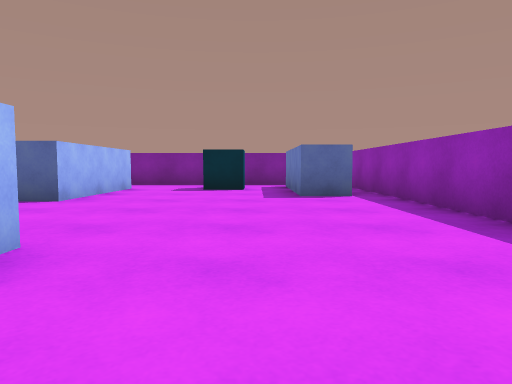
view 1 (above)

16 first-person views from a walk through a scene from a Unity 3-D project. The camera is 0.58 m above the floor, tilts 4° down and sees 70° across. The floor is counted in squares, 1 m on a side. Each view is taken from the middle of a square. On the plan, view 1 faces up. The plan holds only what a view shows up to about 10 squares ahead; the rest is blank. The player is left out.

view 2
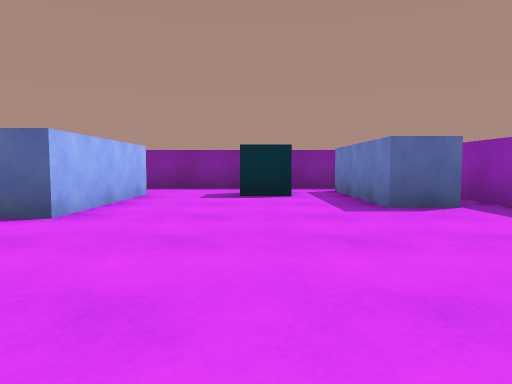

view 3
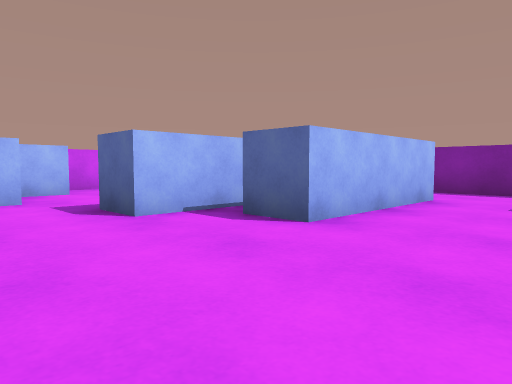

view 4
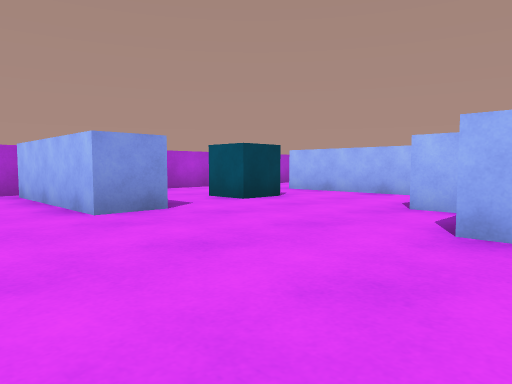

view 5
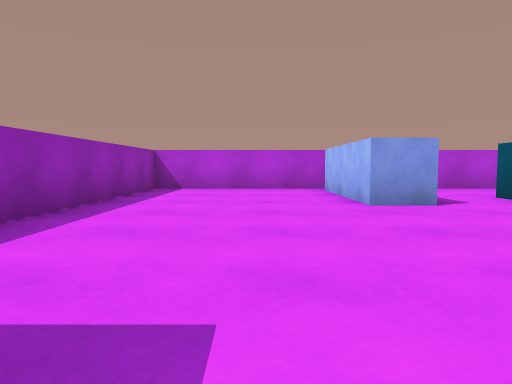

view 6
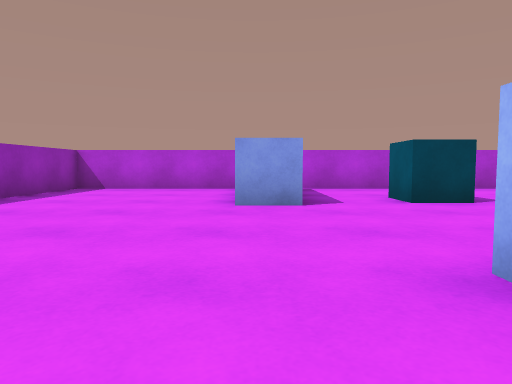

view 7
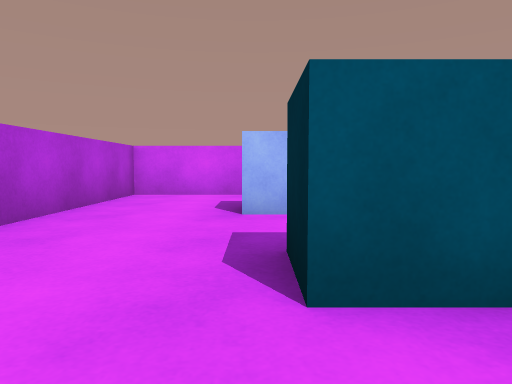

view 8
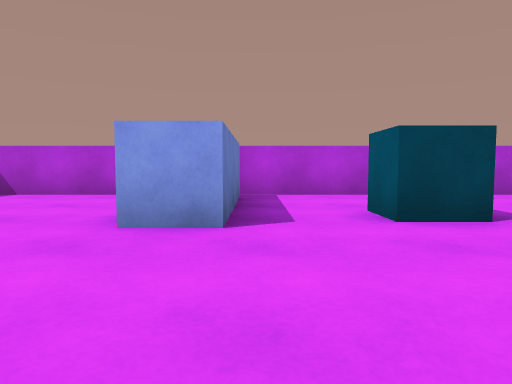

view 9
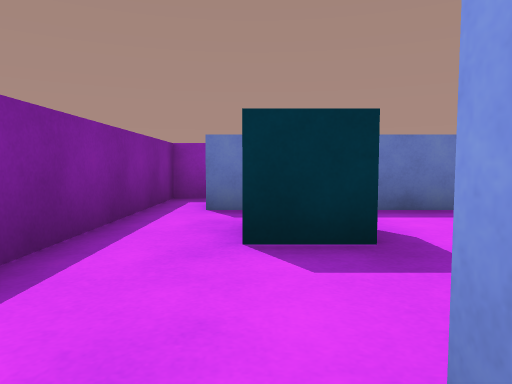

view 10
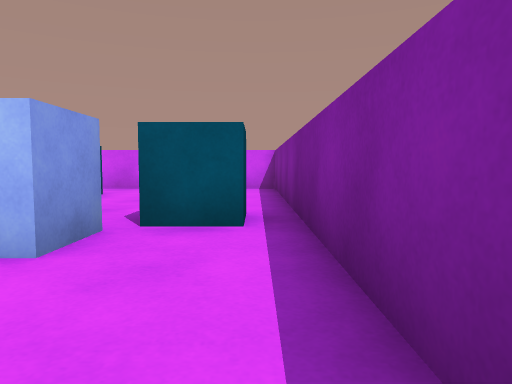

view 11
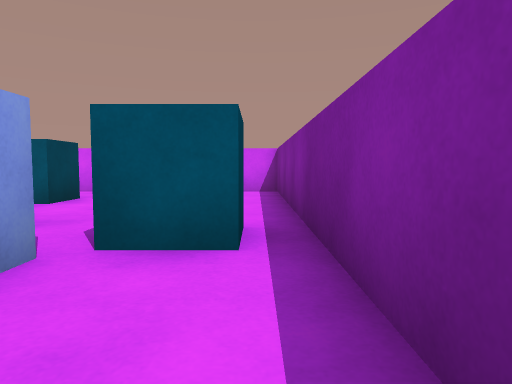

view 12
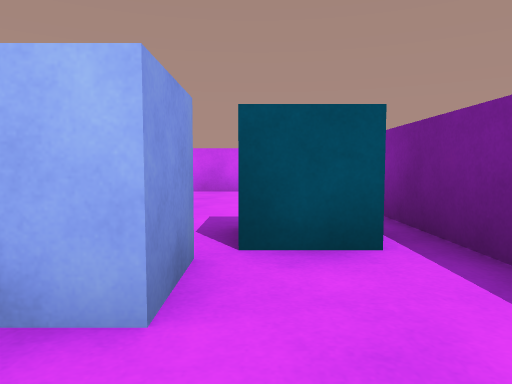

view 13
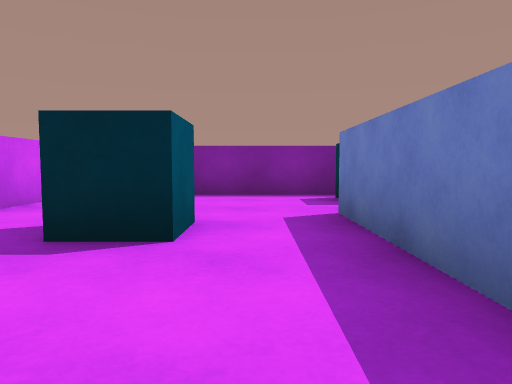

view 14
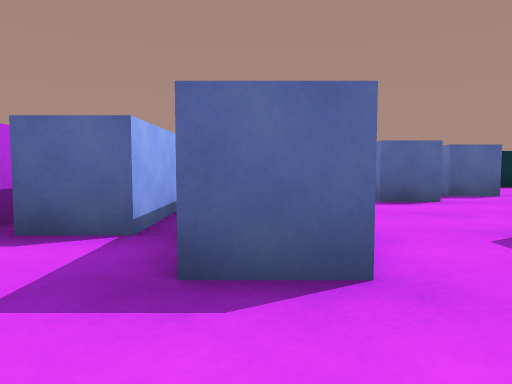

view 15
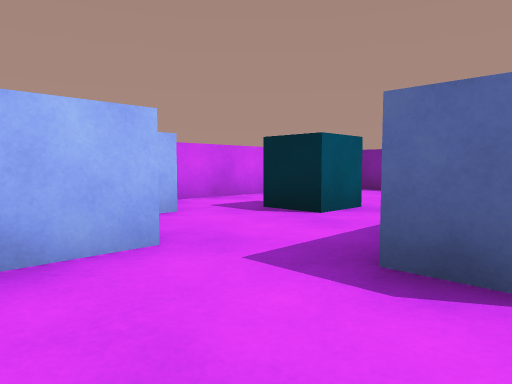

view 16
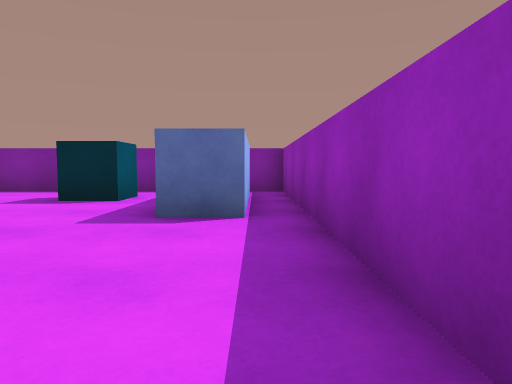

### Floor plan
Ten units are one square. View 1 is at (0, 0); x grows to the right and y downward. Boxes are objects, and circles mark ways between rooms. Rooms are numbered by the first view taken in them; rooms with no view inside come last. Other rooms are left out.
<svg viewBox="-115 -120 146 140">
<path fill="none" stroke="#000" d="M-50 -68 -50 -50 -60 -50M-27 9 -27 -26 -17 -26 -17 10M20 -71 9 -71 9 -108M-74 -45 -74 -8 -85 -8M-33 -96 -33 -61 -44 -61M-90 -20 -101 -20M-105 -8 -105 15 26 15 26 -115 -26 -115M-90 -56 -90 -20M-44 -96 -33 -96M-60 -50 -60 -86M-26 -115 -105 -115 -105 -60"/>
<rect x="-55" y="-25" width="10" height="20" fill="#bbb"><title>cube</title></rect>
<rect x="-15" y="-105" width="10" height="20" fill="#bbb"><title>cube</title></rect>
<rect x="-85" y="-85" width="10" height="20" fill="#bbb"><title>cube</title></rect>
<rect x="-55" y="-115" width="10" height="20" fill="#bbb"><title>cube</title></rect>
<circle cx="-35" cy="-105" r="3" fill="#2a7"/>
<circle cx="-70" cy="-50" r="3" fill="#2a7"/>
<text x="-20" y="-40">1</text>
<text x="-80" y="-90">2</text>
</svg>
Room 1 opens to room 2.

Where each view was taken, in squares from view 1:
view 1: 0 up, 0 right, facing up
view 2: 2 up, 1 left, facing up
view 3: 3 up, 1 left, facing up-left
view 4: 7 up, 0 right, facing down-left
view 5: 8 up, 0 right, facing down
view 6: 8 up, 2 left, facing down
view 7: 1 up, 3 left, facing left
view 8: 6 up, 3 left, facing down
view 9: 10 up, 4 left, facing right
view 10: 11 up, 1 left, facing left
view 11: 11 up, 2 left, facing left
view 12: 10 up, 2 left, facing left
view 13: 4 up, 7 left, facing up
view 14: 1 down, 8 left, facing up
view 15: 3 up, 5 left, facing up-left
view 16: 3 up, 2 right, facing up
